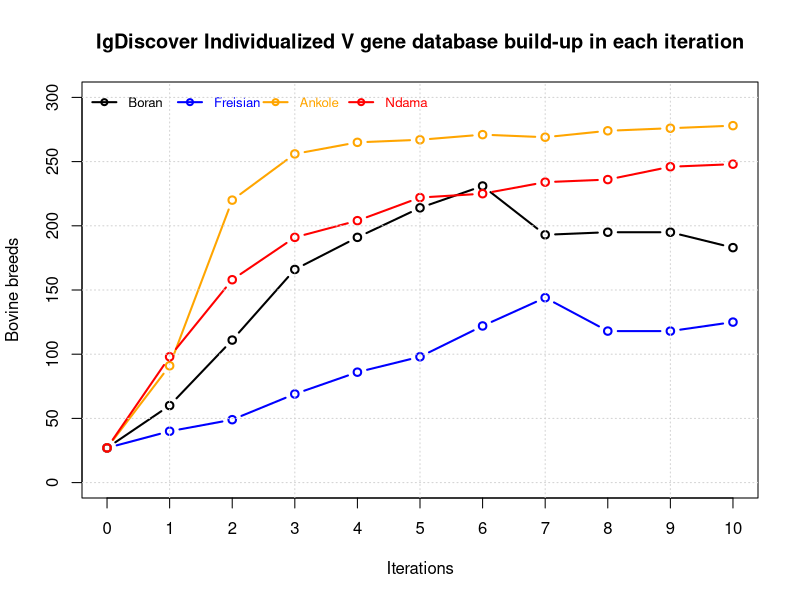

Generate this figure with R:
#create a matrix of values 
rounds <- matrix(c(00, 27, 27, 27, 27, 01, 60, 40, 91,98, 02, 111, 49, 220, 158, 03, 166, 69, 256, 191, 04,
                   191, 86, 265, 204, 05, 214, 98, 267, 222, 06, 231, 122, 271, 225, 07, 193, 144, 269,
                   234, 08, 195, 118, 274, 236, 09, 195, 118, 276, 246, 10, 183, 125, 278, 248), ncol = 5, byrow = T)

colnames(rounds) <- c("Iterations","Boran", "Freisian", "Ankole", "Ndama")
rounds_df <- as.data.frame(rounds)

# Draw a line graph 
plot(rounds_df$Boran, type = "b", lwd = 2, xaxt = "n", ylim = c(0,300), color = "black", 
     xlab = "Iterations", ylab = "Bovine breeds", main = "IgDiscover Individualized V gene database build-up in each iteration")
axis(1, at=1:length(rounds_df$Iterations), labels = rounds_df$Iterations)
lines(rounds_df$Freisian, col = "blue",  type = "b",lwd = 2)
lines(rounds_df$Ankole, col = "orange",  type = "b",lwd = 2)
lines(rounds_df$Ndama, col = "red",  type = "b",lwd = 2)
legend("topleft", legend = c("Boran", "Freisian", "Ankole", "Ndama"), lty = 1, lwd = 2, 
       pch = 21, col = c("black", "blue", "orange", "red"), ncol = 2, bty = "n", cex = 0.8,
       text.col =  c("black", "blue", "orange", "red"), inset = 0.01, horiz = T)
grid()
